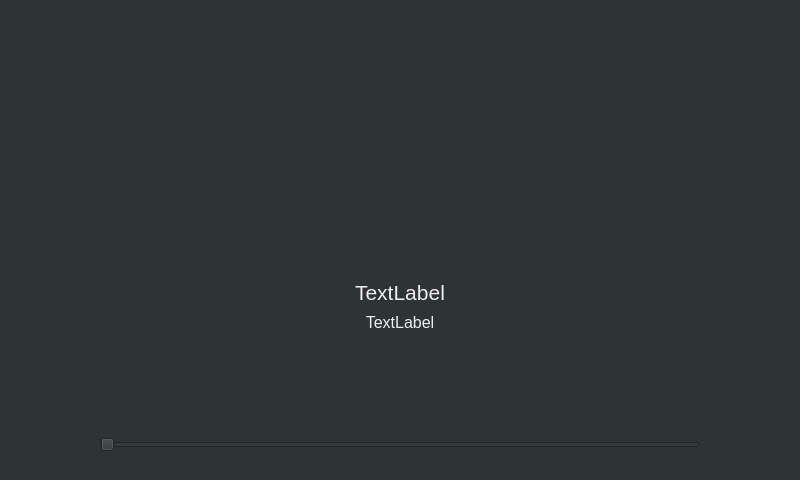
<?xml version="1.0" encoding="UTF-8"?>
<ui version="4.0">
 <class>MusicWindow</class>
 <widget class="QWidget" name="MusicWindow">
  <property name="geometry">
   <rect>
    <x>0</x>
    <y>0</y>
    <width>800</width>
    <height>480</height>
   </rect>
  </property>
  <property name="maximumSize">
   <size>
    <width>1920</width>
    <height>1080</height>
   </size>
  </property>
  <property name="windowTitle">
   <string>MusicWindow</string>
  </property>
  <property name="windowOpacity">
   <double>0.000000000000000</double>
  </property>
  <property name="autoFillBackground">
   <bool>false</bool>
  </property>
  <property name="styleSheet">
   <string notr="true">background-color: rgb(46, 52, 54);
color: rgb(238, 238, 236);</string>
  </property>
  <widget class="QWidget" name="centralwidget" native="true">
   <property name="geometry">
    <rect>
     <x>0</x>
     <y>0</y>
     <width>800</width>
     <height>480</height>
    </rect>
   </property>
   <widget class="QWidget" name="widget" native="true">
    <property name="geometry">
     <rect>
      <x>0</x>
      <y>350</y>
      <width>800</width>
      <height>75</height>
     </rect>
    </property>
    <property name="sizePolicy">
     <sizepolicy hsizetype="Maximum" vsizetype="Preferred">
      <horstretch>100</horstretch>
      <verstretch>0</verstretch>
     </sizepolicy>
    </property>
    <layout class="QHBoxLayout" name="horizontalLayout">
     <property name="topMargin">
      <number>0</number>
     </property>
     <property name="bottomMargin">
      <number>0</number>
     </property>
     <item>
      <widget class="QPushButton" name="previousButton">
       <property name="minimumSize">
        <size>
         <width>75</width>
         <height>75</height>
        </size>
       </property>
       <property name="maximumSize">
        <size>
         <width>75</width>
         <height>75</height>
        </size>
       </property>
       <property name="text">
        <string/>
       </property>
       <property name="icon">
        <iconset resource="../../../assets/resources.qrc">
         <normaloff>:/previous.png</normaloff>:/previous.png</iconset>
       </property>
       <property name="iconSize">
        <size>
         <width>60</width>
         <height>60</height>
        </size>
       </property>
       <property name="autoDefault">
        <bool>false</bool>
       </property>
       <property name="default">
        <bool>false</bool>
       </property>
       <property name="flat">
        <bool>true</bool>
       </property>
      </widget>
     </item>
     <item>
      <widget class="QPushButton" name="playPauseButton">
       <property name="minimumSize">
        <size>
         <width>75</width>
         <height>75</height>
        </size>
       </property>
       <property name="maximumSize">
        <size>
         <width>75</width>
         <height>75</height>
        </size>
       </property>
       <property name="text">
        <string/>
       </property>
       <property name="icon">
        <iconset resource="../../../assets/resources.qrc">
         <normaloff>:/play.png</normaloff>:/play.png</iconset>
       </property>
       <property name="iconSize">
        <size>
         <width>60</width>
         <height>60</height>
        </size>
       </property>
       <property name="flat">
        <bool>true</bool>
       </property>
      </widget>
     </item>
     <item>
      <widget class="QPushButton" name="nextButton">
       <property name="minimumSize">
        <size>
         <width>75</width>
         <height>75</height>
        </size>
       </property>
       <property name="maximumSize">
        <size>
         <width>75</width>
         <height>75</height>
        </size>
       </property>
       <property name="text">
        <string/>
       </property>
       <property name="icon">
        <iconset resource="../../../assets/resources.qrc">
         <normaloff>:/next.png</normaloff>:/next.png</iconset>
       </property>
       <property name="iconSize">
        <size>
         <width>60</width>
         <height>60</height>
        </size>
       </property>
       <property name="flat">
        <bool>true</bool>
       </property>
      </widget>
     </item>
    </layout>
   </widget>
   <widget class="QWidget" name="widget_2" native="true">
    <property name="geometry">
     <rect>
      <x>0</x>
      <y>420</y>
      <width>800</width>
      <height>50</height>
     </rect>
    </property>
    <layout class="QHBoxLayout" name="horizontalLayout_2">
     <item>
      <spacer name="horizontalSpacer">
       <property name="orientation">
        <enum>Qt::Horizontal</enum>
       </property>
       <property name="sizeType">
        <enum>QSizePolicy::Fixed</enum>
       </property>
       <property name="sizeHint" stdset="0">
        <size>
         <width>100</width>
         <height>20</height>
        </size>
       </property>
      </spacer>
     </item>
     <item>
      <widget class="QSlider" name="sliderDuration">
       <property name="orientation">
        <enum>Qt::Horizontal</enum>
       </property>
      </widget>
     </item>
     <item>
      <spacer name="horizontalSpacer_2">
       <property name="orientation">
        <enum>Qt::Horizontal</enum>
       </property>
       <property name="sizeType">
        <enum>QSizePolicy::Fixed</enum>
       </property>
       <property name="sizeHint" stdset="0">
        <size>
         <width>100</width>
         <height>20</height>
        </size>
       </property>
      </spacer>
     </item>
    </layout>
   </widget>
   <widget class="QLabel" name="imgArtwork">
    <property name="geometry">
     <rect>
      <x>270</x>
      <y>10</y>
      <width>250</width>
      <height>250</height>
     </rect>
    </property>
    <property name="text">
     <string/>
    </property>
    <property name="pixmap">
     <pixmap resource="../../../assets/resources.qrc">:/ico_androidauto.png</pixmap>
    </property>
    <property name="alignment">
     <set>Qt::AlignCenter</set>
    </property>
   </widget>
   <widget class="QPushButton" name="pushHomeButton">
    <property name="geometry">
     <rect>
      <x>10</x>
      <y>10</y>
      <width>75</width>
      <height>75</height>
     </rect>
    </property>
    <property name="text">
     <string/>
    </property>
    <property name="icon">
     <iconset resource="../../../assets/resources.qrc">
      <normaloff>:/home.png</normaloff>:/home.png</iconset>
    </property>
    <property name="iconSize">
     <size>
      <width>60</width>
      <height>60</height>
     </size>
    </property>
    <property name="flat">
     <bool>true</bool>
    </property>
   </widget>
   <widget class="QLabel" name="lblSongName">
    <property name="geometry">
     <rect>
      <x>225</x>
      <y>280</y>
      <width>350</width>
      <height>25</height>
     </rect>
    </property>
    <property name="font">
     <font>
      <pointsize>16</pointsize>
     </font>
    </property>
    <property name="text">
     <string>TextLabel</string>
    </property>
    <property name="alignment">
     <set>Qt::AlignCenter</set>
    </property>
   </widget>
   <widget class="QLabel" name="lblSongArtist">
    <property name="geometry">
     <rect>
      <x>225</x>
      <y>310</y>
      <width>350</width>
      <height>25</height>
     </rect>
    </property>
    <property name="font">
     <font>
      <pointsize>12</pointsize>
     </font>
    </property>
    <property name="text">
     <string>TextLabel</string>
    </property>
    <property name="alignment">
     <set>Qt::AlignCenter</set>
    </property>
   </widget>
  </widget>
 </widget>
 <resources>
  <include location="../../../assets/resources.qrc"/>
 </resources>
 <connections/>
</ui>
